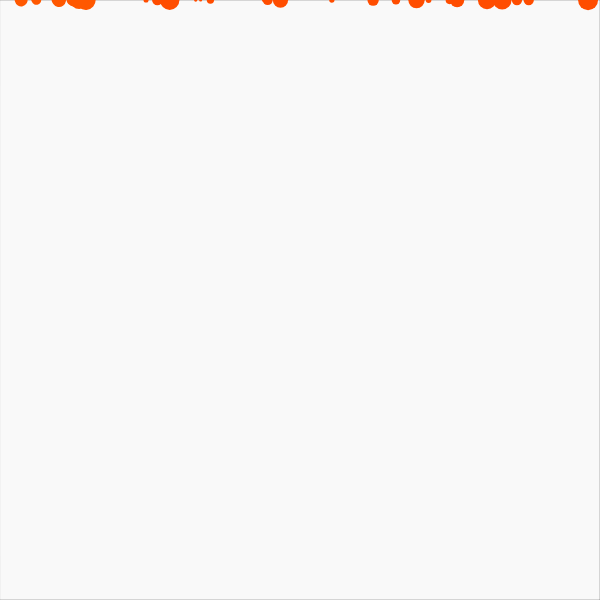
Frame 1 (no input)
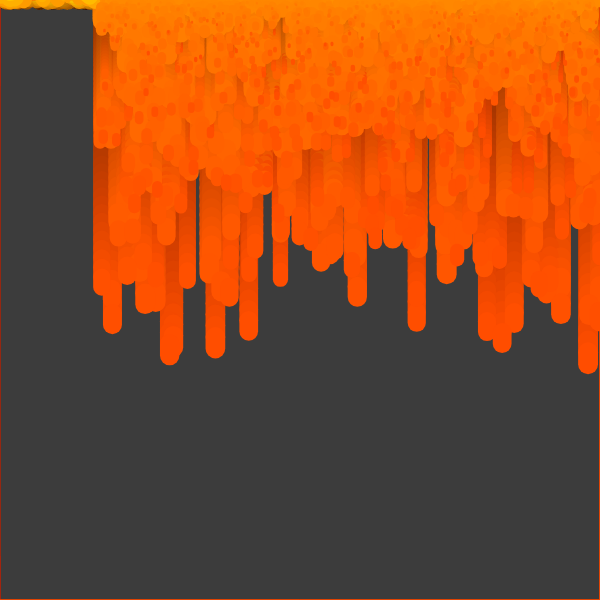
Frame 60 (no input)
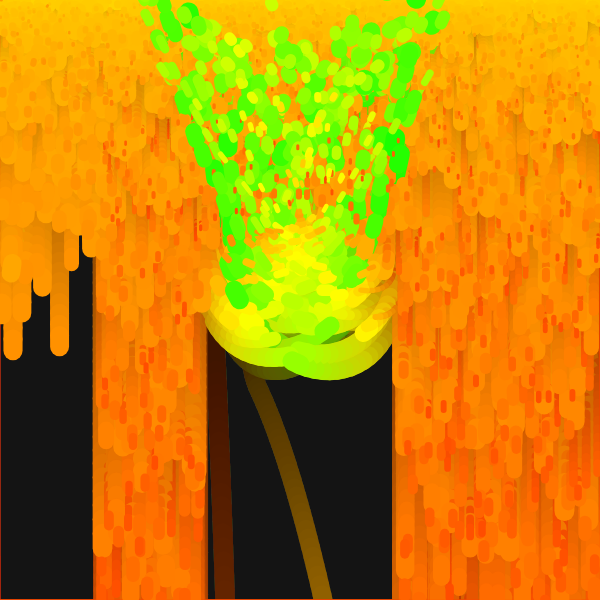
Frame 120 (the mouse pressed at the canvas centre since frame 60)

The p5.js sketch that drew these frames (run headless with seeded random() and noise() and a simulated clock; from frame 60 on, the mouse is pressed at the canvas centre):

// p5.js sketch
// ── sketch.js
var allParticles = [];
var globalHue = 10;
var spawnPerFrame = 30;
var mouseSize = 100;

function Particle(x, y) {
  this.lastPos = new p5.Vector(x, y);
  this.pos = new p5.Vector(x, y);
  this.vel = new p5.Vector(0, 0);
  this.acc = new p5.Vector(0, 0);
  this.size = random(2, 20);
  this.h = globalHue;
}

function setup() {
  createCanvas(600, 600);
  colorMode(HSB, 200);

  mouseX = width / 2;
  mouseY = height / 2;
}

function draw() {
  strokeWeight(0.3);
  fill(0, 5);
  rect(0, 0, width, height);

  for (var i = 0; i < spawnPerFrame; i++) {
    allParticles.push(new Particle(random(width), 0));
  }

  for (var i = allParticles.length - 1; i > -1; i--) {
    allParticles[i].acc.add(new p5.Vector(0, allParticles[i].size * 0.01));

    // Quick check to avoid calculating distance if possible.
    if (abs(allParticles[i].pos.x - mouseX) < mouseSize) {
      d = dist(mouseX, mouseY, allParticles[i].pos.x, allParticles[i].pos.y);
      if (d < mouseSize) {
        var vec = new p5.Vector(mouseX, mouseY - mouseSize);
        vec.sub(new p5.Vector(allParticles[i].pos.x, allParticles[i].pos.y));
        vec.normalize();
        allParticles[i].vel.add(vec);

        allParticles[i].h += 1.5;
        if (allParticles[i].h > 360) {
          allParticles[i].h = 0;
        }
      }
    }

    allParticles[i].vel.add(allParticles[i].acc);
    allParticles[i].pos.add(allParticles[i].vel);
    allParticles[i].acc.mult(0);

    stroke(allParticles[i].h, 360, 360);
    strokeWeight(allParticles[i].size);
    line(
      allParticles[i].lastPos.x,
      allParticles[i].lastPos.y,
      allParticles[i].pos.x,
      allParticles[i].pos.y
    );

    allParticles[i].lastPos.set(allParticles[i].pos.x, allParticles[i].pos.y);

    if (
      allParticles[i].pos.y > height ||
      allParticles[i].pos.x < 0 ||
      allParticles[i].pos.x > width
    ) {
      allParticles.splice(i, 1);
    }
  }

  globalHue += 0.15;
  if (globalHue > 360) {
    globalHue = 0;
  }
}

// ── InteractiveFall.html
<!doctype html>

<html lang="en">
<head>


  <title>Interactive Fall</title>
  <link rel="stylesheet" href="styles.css">
  <script src="https://cdn.jsdelivr.net/npm/p5@1.0.0/lib/p5.js"></script>
  <script src="sketch.js"></script>
 

</head>

<body>
  


  
</body>
</html>
